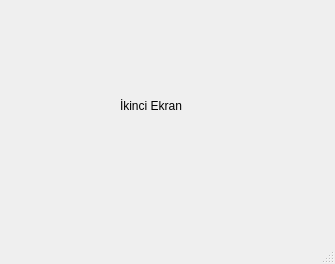
<?xml version="1.0" encoding="UTF-8"?>
<ui version="4.0">
 <class>MainWindow2</class>
 <widget class="QMainWindow" name="MainWindow2">
  <property name="geometry">
   <rect>
    <x>0</x>
    <y>0</y>
    <width>335</width>
    <height>264</height>
   </rect>
  </property>
  <property name="windowTitle">
   <string>MainWindow</string>
  </property>
  <widget class="QWidget" name="centralwidget">
   <widget class="QLabel" name="label">
    <property name="geometry">
     <rect>
      <x>120</x>
      <y>90</y>
      <width>91</width>
      <height>31</height>
     </rect>
    </property>
    <property name="text">
     <string>İkinci Ekran</string>
    </property>
   </widget>
  </widget>
  <widget class="QMenuBar" name="menubar">
   <property name="geometry">
    <rect>
     <x>0</x>
     <y>0</y>
     <width>335</width>
     <height>26</height>
    </rect>
   </property>
  </widget>
  <widget class="QStatusBar" name="statusbar"/>
 </widget>
 <resources/>
 <connections/>
</ui>
